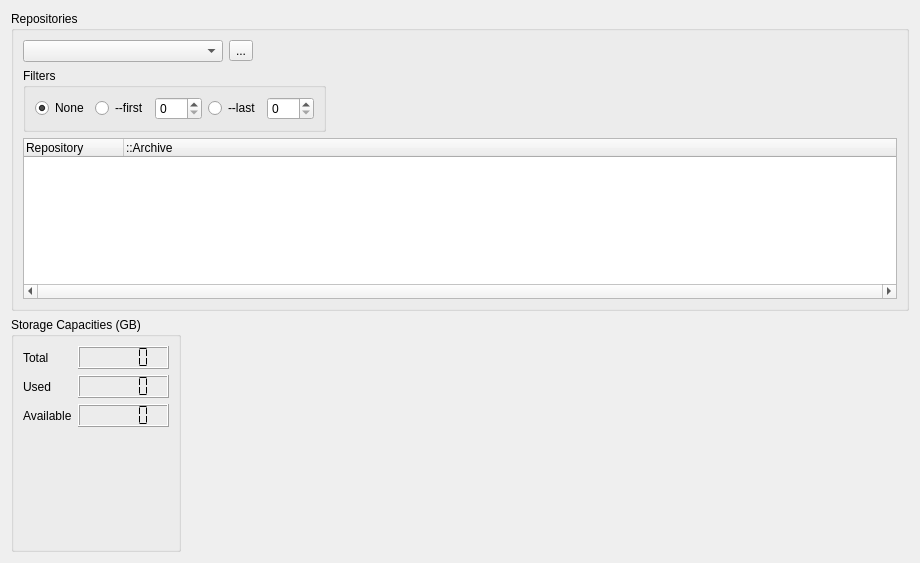
<?xml version="1.0" encoding="UTF-8"?>
<ui version="4.0">
 <class>FormGraphics</class>
 <widget class="QWidget" name="FormGraphics">
  <property name="geometry">
   <rect>
    <x>0</x>
    <y>0</y>
    <width>920</width>
    <height>563</height>
   </rect>
  </property>
  <property name="sizePolicy">
   <sizepolicy hsizetype="Preferred" vsizetype="Preferred">
    <horstretch>0</horstretch>
    <verstretch>0</verstretch>
   </sizepolicy>
  </property>
  <property name="windowTitle">
   <string>Repository Metrics</string>
  </property>
  <property name="windowIcon">
   <iconset resource="qBorgPilot.qrc">
    <normaloff>:/images/borg_icon_5.png</normaloff>:/images/borg_icon_5.png</iconset>
  </property>
  <layout class="QGridLayout" name="gridLayout_2">
   <item row="0" column="0">
    <widget class="QGroupBox" name="groupBoxRepos">
     <property name="maximumSize">
      <size>
       <width>16777215</width>
       <height>300</height>
      </size>
     </property>
     <property name="title">
      <string>Repositories</string>
     </property>
     <layout class="QFormLayout" name="formLayout_2">
      <item row="0" column="0">
       <layout class="QHBoxLayout" name="horizontalLayout_3">
        <item>
         <widget class="comboBox_ScriptCreateName_P" name="comboBox_ListScriptsNames">
          <property name="sizePolicy">
           <sizepolicy hsizetype="Expanding" vsizetype="Fixed">
            <horstretch>0</horstretch>
            <verstretch>0</verstretch>
           </sizepolicy>
          </property>
          <property name="minimumSize">
           <size>
            <width>200</width>
            <height>0</height>
           </size>
          </property>
          <property name="maximumSize">
           <size>
            <width>200</width>
            <height>16777215</height>
           </size>
          </property>
         </widget>
        </item>
        <item>
         <widget class="QToolButton" name="toolButton_Exec">
          <property name="text">
           <string>...</string>
          </property>
          <property name="icon">
           <iconset theme="QIcon::ThemeIcon::EditFind"/>
          </property>
         </widget>
        </item>
       </layout>
      </item>
      <item row="0" column="1">
       <spacer name="horizontalSpacer_2">
        <property name="orientation">
         <enum>Qt::Orientation::Horizontal</enum>
        </property>
        <property name="sizeHint" stdset="0">
         <size>
          <width>40</width>
          <height>20</height>
         </size>
        </property>
       </spacer>
      </item>
      <item row="1" column="0" colspan="2">
       <widget class="QGroupBox" name="groupBox_InfoFilters">
        <property name="sizePolicy">
         <sizepolicy hsizetype="Fixed" vsizetype="Fixed">
          <horstretch>0</horstretch>
          <verstretch>0</verstretch>
         </sizepolicy>
        </property>
        <property name="maximumSize">
         <size>
          <width>303</width>
          <height>74</height>
         </size>
        </property>
        <property name="title">
         <string>Filters</string>
        </property>
        <layout class="QGridLayout" name="gridLayout_3">
         <item row="0" column="0">
          <layout class="QHBoxLayout" name="horizontalLayout">
           <item>
            <widget class="QRadioButton" name="radioButton_FilterNone">
             <property name="text">
              <string>None</string>
             </property>
             <property name="checked">
              <bool>true</bool>
             </property>
            </widget>
           </item>
           <item>
            <widget class="QRadioButton" name="radioButton_FilterFirst">
             <property name="text">
              <string>--first</string>
             </property>
            </widget>
           </item>
           <item>
            <widget class="QSpinBox" name="spinBox_FirstArchives">
             <property name="toolTip">
              <string>&lt;html&gt;&lt;head/&gt;&lt;body&gt;&lt;p&gt;Consider first N archives after other filters were applied.&lt;/p&gt;&lt;p&gt;0 = not apply&lt;/p&gt;&lt;/body&gt;&lt;/html&gt;</string>
             </property>
            </widget>
           </item>
           <item>
            <widget class="QRadioButton" name="radioButton_FilterLast">
             <property name="text">
              <string>--last</string>
             </property>
            </widget>
           </item>
           <item>
            <widget class="QSpinBox" name="spinBox_LastArchives">
             <property name="toolTip">
              <string>&lt;html&gt;&lt;head/&gt;&lt;body&gt;&lt;p&gt;Consider last N archives after other filters were applied&lt;/p&gt;&lt;p&gt;0 = not apply&lt;/p&gt;&lt;/body&gt;&lt;/html&gt;</string>
             </property>
            </widget>
           </item>
          </layout>
         </item>
        </layout>
       </widget>
      </item>
      <item row="2" column="0" colspan="2">
       <widget class="TreeWidgetRepository_P" name="treeWidget_Repos">
        <property name="maximumSize">
         <size>
          <width>16777215</width>
          <height>16777215</height>
         </size>
        </property>
        <property name="horizontalScrollBarPolicy">
         <enum>Qt::ScrollBarPolicy::ScrollBarAlwaysOn</enum>
        </property>
        <property name="editTriggers">
         <set>QAbstractItemView::EditTrigger::DoubleClicked|QAbstractItemView::EditTrigger::EditKeyPressed|QAbstractItemView::EditTrigger::SelectedClicked</set>
        </property>
        <property name="alternatingRowColors">
         <bool>true</bool>
        </property>
        <property name="selectionMode">
         <enum>QAbstractItemView::SelectionMode::SingleSelection</enum>
        </property>
        <property name="selectionBehavior">
         <enum>QAbstractItemView::SelectionBehavior::SelectRows</enum>
        </property>
        <column>
         <property name="text">
          <string notr="true">Repository</string>
         </property>
        </column>
        <column>
         <property name="text">
          <string>::Archive</string>
         </property>
        </column>
       </widget>
      </item>
     </layout>
    </widget>
   </item>
   <item row="1" column="0">
    <layout class="QHBoxLayout" name="horizontalLayout_2">
     <item>
      <widget class="QGroupBox" name="groupBox_StoValues">
       <property name="sizePolicy">
        <sizepolicy hsizetype="Maximum" vsizetype="Preferred">
         <horstretch>0</horstretch>
         <verstretch>0</verstretch>
        </sizepolicy>
       </property>
       <property name="maximumSize">
        <size>
         <width>170</width>
         <height>16777215</height>
        </size>
       </property>
       <property name="title">
        <string>Storage Capacities (GB)</string>
       </property>
       <layout class="QFormLayout" name="formLayout">
        <item row="0" column="0">
         <widget class="QLabel" name="label">
          <property name="text">
           <string>Total</string>
          </property>
         </widget>
        </item>
        <item row="0" column="1">
         <widget class="QLCDNumber" name="lcdNumber_StoSize">
          <property name="segmentStyle">
           <enum>QLCDNumber::SegmentStyle::Flat</enum>
          </property>
         </widget>
        </item>
        <item row="1" column="0">
         <widget class="QLabel" name="label_2">
          <property name="text">
           <string>Used</string>
          </property>
         </widget>
        </item>
        <item row="1" column="1">
         <widget class="QLCDNumber" name="lcdNumber_StoUsed">
          <property name="segmentStyle">
           <enum>QLCDNumber::SegmentStyle::Flat</enum>
          </property>
         </widget>
        </item>
        <item row="2" column="0">
         <widget class="QLabel" name="label_3">
          <property name="text">
           <string>Available</string>
          </property>
         </widget>
        </item>
        <item row="2" column="1">
         <widget class="QLCDNumber" name="lcdNumber_StoAvail">
          <property name="segmentStyle">
           <enum>QLCDNumber::SegmentStyle::Flat</enum>
          </property>
         </widget>
        </item>
       </layout>
      </widget>
     </item>
     <item>
      <widget class="QWidget" name="widget_Graphic" native="true"/>
     </item>
    </layout>
   </item>
  </layout>
 </widget>
 <customwidgets>
  <customwidget>
   <class>comboBox_ScriptCreateName_P</class>
   <extends>QComboBox</extends>
   <header location="global">combobox_scriptcreatename_p.h</header>
  </customwidget>
  <customwidget>
   <class>TreeWidgetRepository_P</class>
   <extends>QTreeWidget</extends>
   <header location="global">treewidgetrepository_p.h</header>
  </customwidget>
 </customwidgets>
 <resources>
  <include location="qBorgPilot.qrc"/>
 </resources>
 <connections/>
</ui>
